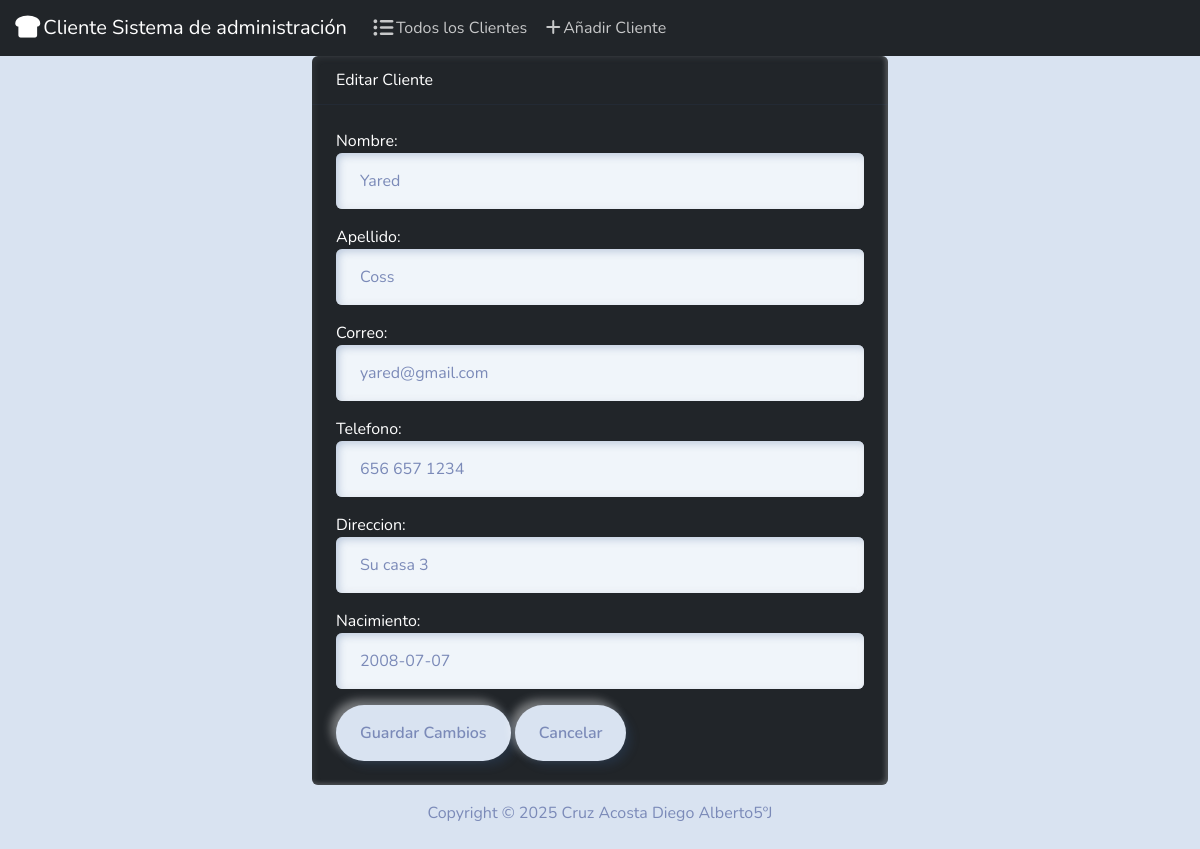
The page /edit/7/ on the database its author committed.
### cliente/models.py (models this page shows, shortened)
class Cliente(models.Model):
    nombre = models.CharField(max_length=100)
    apellido = models.CharField(max_length=100)
    correo = models.EmailField()
    telefono = models.CharField(max_length=20)
    direccion = models.TextField()
    fecha_nacimiento = models.DateField()

### cliente/views.py (the view)
# urls.py: path('edit/<int:id>/', views.edit, name='edit'),
def edit(request, id):
    cliente = Cliente.objects.get(pk=id)
    if request.method == 'POST':
        form = ClienteForm(request.POST, instance=cliente)
        if form.is_valid():
            form.save()
            return redirect('ver_clientes', id=cliente.id)
    else:
        form = ClienteForm(instance=cliente)
    return render(request, 'cliente/edit.html', {
        'form': form,
        'success': False
    })

### cliente/forms.py
class ClienteForm(forms.ModelForm):
    class Meta:
        model = Cliente
        fields = ['nombre', 'apellido', 'correo', 'telefono', 'direccion', 'fecha_nacimiento']
        labels = {
            'nombre':'Nombre',
            'apellido':'Apellido',
            'correo':'Correo',
            'telefono':'Telefono',
            'direccion':'Direccion',
            'fecha_nacimiento':'Nacimiento',
        }
        widgets = {
            'nombre': forms.TextInput(attrs={'class': 'form-control'}),
            'apellido': forms.TextInput(attrs={'class': 'form-control'}),
            'correo': forms.TextInput(attrs={'class': 'form-control'}),
            'telefono': forms.TextInput(attrs={'class': 'form-control'}),
            'direccion': forms.TextInput(attrs={'class': 'form-control'}),
            'fecha_nacimiento': forms.DateInput(attrs={'class': 'form-control'}),
        }

### cliente/templates/cliente/edit.html (shortened to what this page needs)
{% extends "cliente/base.html" %}
{% block body %}
<div class="row justify-content-center">
    <div class="col-6">
        <div class="card text-white bg-dark mb-3">
            <div class="card-header">Editar Cliente</div>
            <div class="card-body">
                <form method="POST">
                    {{ form.as_p }}
                    <button type="submit" class="btn btn-primary">Guardar Cambios</button>
                    <a href="{% url 'index' %}" class="btn btn-secondary">Cancelar</a>
                </form>
            </div>
        </div>
    </div>
</div>
{% endblock %}

### rows shown on the page
Cliente: nombre "Yared", apellido "Coss", correo "yared@gmail.com", telefono "656 657 1234", direccion "Su casa 3", fecha_nacimiento "2008-07-07"
